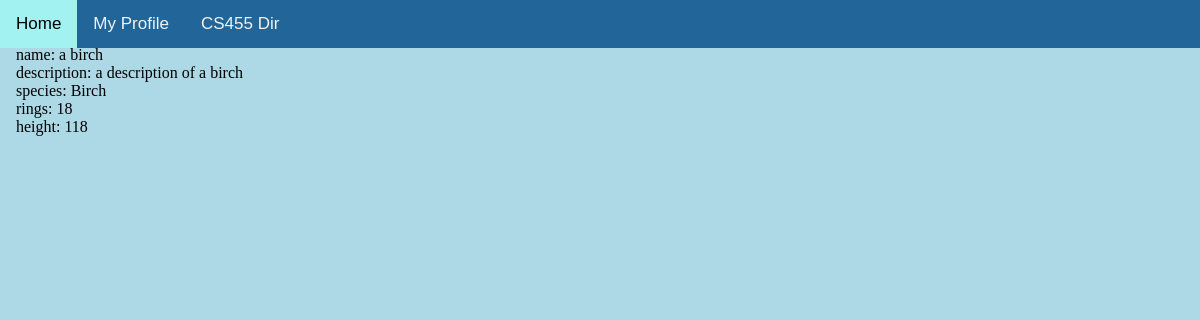
The page /viewTree.php?treeID=1 (signed in) on the database its author committed.
### tables this page shows
CREATE TABLE Trees(
    treeID INTEGER PRIMARY KEY,
    username TEXT NOT NULL,
    name TEXT NOT NULL,
    photoID INTEGER NOT NULL UNIQUE,
    rings INTEGER NOT NULL CHECK(rings > 0),
    descript TEXT NOT NULL CHECK(LENGTH(descript) < 280),
    species TEXT NOT NULL,
    height REAL NOT NULL CHECK(height > 0 AND height < 500),
    FOREIGN KEY (username)
        REFERENCES Users (username)
          ON UPDATE CASCADE
          ON DELETE CASCADE
    FOREIGN KEY (species)
        REFERENCES PossibleSpecies(species)
            ON UPDATE CASCADE
            ON DELETE CASCADE
);

### viewTree.php (the view, shortened to what this page needs)
<!DOCTYPE html>
<html>
<head><link rel="stylesheet" type="text/css" href="basic.css"></head>
<body>
<?php
include("menu.PHP");
?>
<div class = "main">
	<?php
	  try{
	    $db = new PDO('sqlite:./myDB/timber.db');
	    $db -> setAttribute(PDO::ATTR_ERRMODE, PDO::ERRMODE_EXCEPTION);
	    $stmt = $db->prepare('SELECT * FROM trees WHERE treeID == ?');
	    $stmt->execute(array($_GET["treeID"]));
	    $result = $stmt->fetch();
	    echo "name: $result[name] <br/>";
	    echo "description: $result[descript] <br/>";
	    echo "species: $result[species] <br/>";
	    echo "rings: $result[rings] <br/>";
	    echo "height: $result[height] <br/>";
	  } catch(PDOException $e) {
	    die('Exception : '.$e->getMessage());
	  }
	 ?>
</div>
</body>
</html>

### basic.css (style rules this page uses)
body { background-color: lightblue; }

### menu.PHP (style rules this page uses)
body { margin:0; top:30px; }
.main { padding: 16px; margin-top: 30px; height: 1500px; }

### rows shown on the page
trees: name "a birch", descript "a description of a birch", species "Birch", rings "18", height "118"
